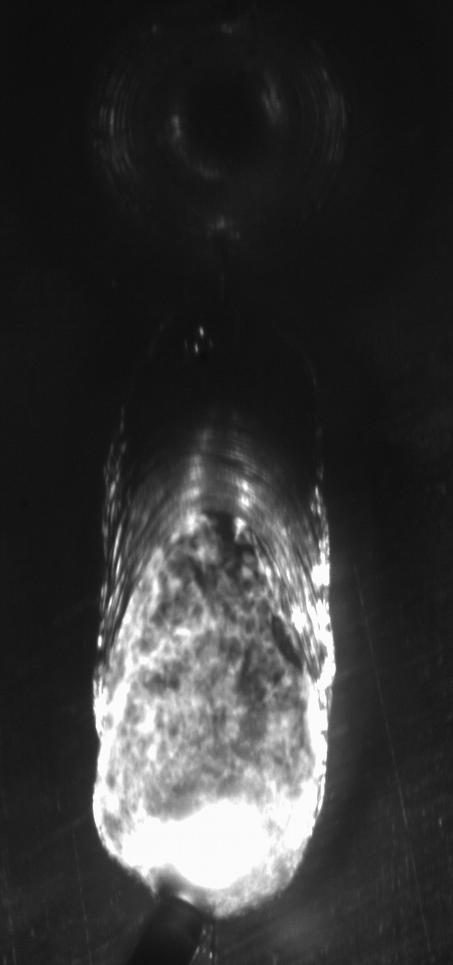
#> input picture lab3/img2.tif, 453 x 965 px
$ python object_size.py
#> lines starting #> are read from the running program, lines starting #| are printed output that depends on the picture; after the words box and inside, x2 and y2 are one past the last pixel; in counts of white or black regions, pixels touching at a corner belong together
import cv2 as cv
import sys
import numpy as np
img = cv.imread(cv.samples.findFile("img2.tif"))
#> img is the input picture: shape (965, 453, 3); min 10, max 252, mean 54.5
if img is None:
    sys.exit("Could not read the image.")

# cv.imshow("img", img)
# cv.waitKey(0)
print(img.shape)
#| (965, 453, 3)

def resize_image(image, scale_percent):
#> called with scale_percent = 50
    width = int(image.shape[1] * scale_percent / 100)
#> width = 226
    height = int(image.shape[0] * scale_percent / 100)
#> height = 482
    dimensions = (width, height)
#> dimensions = (226, 482)
    return cv.resize(image, dimensions, interpolation=cv.INTER_AREA)

img = resize_image(img, 50)
cv.imshow("Original Image", img)
cv.waitKey(0)

ret, img_tresh = cv.threshold(img,127,255,cv.THRESH_BINARY)
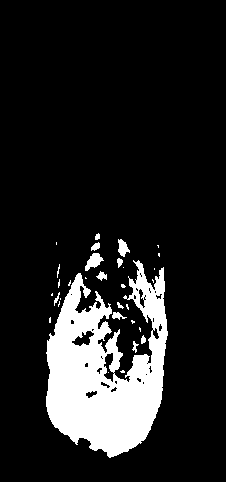
#> img_tresh: shape (482, 226, 3); 13.6% white; 32 white regions (20 under 20 px), largest, box (x1, y1, x2, y2) and area: (46, 260, 168, 458) 13948, (85, 253, 104, 271) 182, (118, 239, 130, 257) 131
cv.imshow("tresh img", img_tresh)
cv.waitKey(0)

ksize = (5, 5)
kernel = cv.getStructuringElement(cv.MORPH_CROSS,ksize)
x = [img_tresh]

for i in x:
    img_erode = cv.erode(i, kernel)
    cv.imshow("Eroded Image", img_erode)
    cv.waitKey(0)

    img_opening = cv.morphologyEx(i, cv.MORPH_OPEN, kernel)
    cv.imshow("Opening Image", img_opening)
    cv.waitKey(0)

    boundary_img = cv.subtract(img_opening, img_erode)
    cv.imshow("boundary Image", boundary_img)
    cv.waitKey(0)
#> this loop made 1 pass
#> pass 1, `img_erode = cv.erode(i, kernel)`:
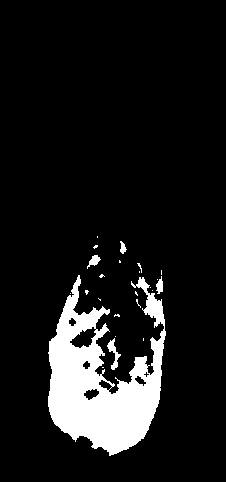
#> img_erode: shape (482, 226, 3); 10.3% white; 24 white regions (19 under 20 px), largest, box (x1, y1, x2, y2) and area: (48, 275, 166, 456) 10755, (107, 338, 121, 370) 160, (87, 255, 101, 269) 90, (156, 276, 163, 294) 81, (120, 241, 127, 254) 54
#> pass 1, `img_opening = cv.morphologyEx(i, cv.MORPH_OPEN, kernel)`:
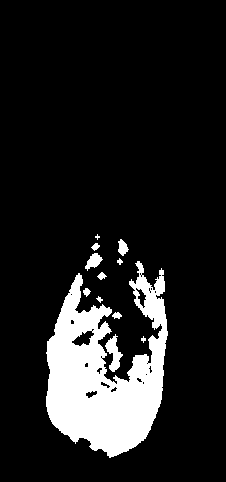
#> img_opening: shape (482, 226, 3); 12.9% white; 12 white regions (2 under 20 px), largest, box (x1, y1, x2, y2) and area: (46, 261, 168, 458) 13164, (105, 334, 123, 372) 317, (85, 253, 103, 271) 169
#> pass 1, `boundary_img = cv.subtract(img_opening, img_erode)`:
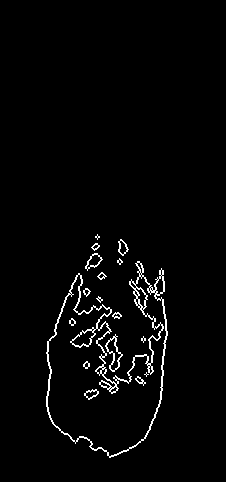
#> boundary_img: shape (482, 226, 3); 2.5% white in thin lines or dots, all inside (x1, y1, x2, y2) = (46, 234, 168, 458)

indices = np.where(boundary_img == 255)
rows, cols = indices[0], indices[1]
#> rows = 8292 values from 234 to 457; cols = 8292 values, max 167 at index 3822, min 46 at index 4920, mean 113.6

leftmost = np.min(cols)
#> leftmost = 46
rightmost = np.max(cols)
#> rightmost = 167
topmost = np.min(rows)
#> topmost = 234
bottommost = np.max(rows)
#> bottommost = 457

width = rightmost - leftmost
#> width = 121
height = bottommost - topmost
#> height = 223

centroid_row = np.mean(rows)
#> centroid_row = 338.9
centroid_col = np.mean(cols)
#> centroid_col = 113.6

print(f"Width: {width} pixels")
#| Width: 121 pixels
print(f"Height: {height} pixels")
#| Height: 223 pixels
print(f"Centroid: ({centroid_row:.2f}, {centroid_col:.2f})")
#| Centroid: (338.94, 113.57)

output_img = boundary_img
cv.rectangle(output_img, (leftmost, topmost), (rightmost, bottommost), (0, 255, 0), 2)  # Draw bounding box
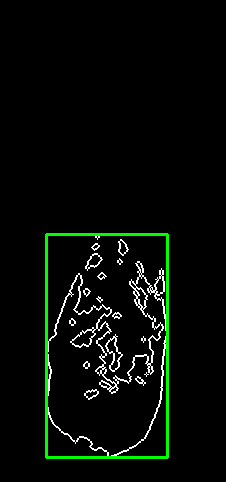
#> output_img: shape (482, 226, 3); 1.89% of pixels changed, all inside (x1, y1, x2, y2) = (45, 233, 169, 459)
cv.circle(output_img, (int(centroid_col), int(centroid_row)), 5, (0, 0, 255), -1)  # Draw centroid
#> output_img: shape (482, 226, 3); 0.07% of pixels changed, all inside (x1, y1, x2, y2) = (108, 333, 119, 344)
cv.imshow("Melt Pool Analysis", output_img)


cv.waitKey(0)
cv.destroyAllWindows()
